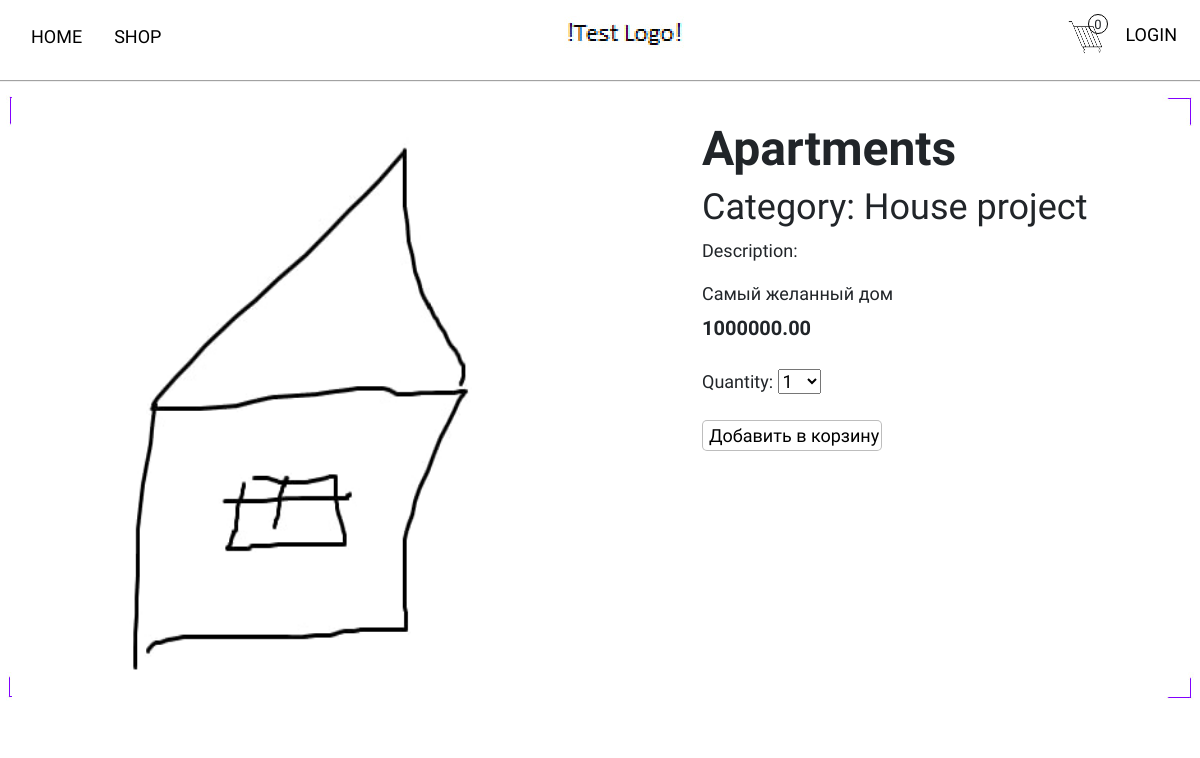
Page /shop/apartments/ on the committed database.
### core/models.py (models this page shows, shortened)
class Product(models.Model):
    category = models.ForeignKey(Category,
                                 related_name='products',
                                 on_delete=models.CASCADE)
    name = models.CharField(max_length=50)
    slug = models.SlugField(max_length=50)
    image = models.ImageField(upload_to='products/%Y/%m/%d',
                              blank=True)
    description = models.TextField(blank=True)
    price = models.DecimalField(max_digits=10,
                                decimal_places=2)
    available = models.BooleanField(default=True)
    created = models.DateTimeField(auto_now_add=True)
    updated = models.DateTimeField(auto_now=True)
    discount = models.DecimalField(default=0.00,
                                   max_digits=4,
                                   decimal_places=2)
    class Meta:
        ordering = ['name']
        indexes = [
            models.Index(fields=['id', 'slug']),
            models.Index(fields=['name']),
            models.Index(fields=['-created'])
        ]
        verbose_name = 'Продукт'
        verbose_name_plural = 'Продукты'

class Category(models.Model):
    name = models.CharField(max_length=20,
                            unique=True)
    slug = models.SlugField(max_length=20,
                            unique=True)
    class Meta:
        ordering = ['name']
        indexes = [models.Index(fields=['name'])]
        verbose_name = 'Категория'
        verbose_name_plural = 'Категории'
    def __str__(self):
        return self.name

### core/views.py (the view)
# urls.py: path('shop/<slug:slug>/', views.product_detail, name='product_detail'),
def product_detail(request, slug):
    product = get_object_or_404(Product,
                                slug=slug,
                                available=True)
    cart_product_form = CartAddProductForm
    return render(request,
                  'core/product/detail.html',
                  {'product': product,
                           'cart_product_form':cart_product_form})

### cart/cart.py (called while the page is built)
    def __len__(self):
        return sum(item['quantity'] for item in self.cart.values())

### cart/context_processors.py (called while the page is built)
def cart(request):
    return {'cart': Cart(request)}

### core/templates/core/product/detail.html (shortened to what this page needs)
{% extends  'core/base.html' %}
{% load static %}
{% block content %}
    <div class="detail-product d-flex">
        <div class="detail-img">
            <img src="{% if product.image %}{{ product.image.url }}{% else %}{% static 'img/noimage.png' %}{% endif %}" alt="" class="detail-image">
        </div>
        <div class="detail-description">
            <h2>{{ product.name }}</h2>
            <h3>Category: {{ product.category}} </h3>
            <p>Description: {{ product.description|linebreaks }}</p>
            {% if product.discount %}
                    <div class="cart-discount d-flex gap-2">
                        <p class="line">{{product.price}}</p>
                        <p>{{product.sell_price}}</p>
                    </div>
                {% else %}
                    <p class="price">{{ product.price }}</p>
            {% endif %}
            <form action="{% url 'cart:cart_add' product.id %}" class="qform" method="post">
                <div class="cart-form">
                    {{ cart_product_form }}
                </div>
                <input type="submit" class="add-to-cart-btn" value="Добавить в корзину">
            </form>
        </div>
    </div>
{% endblock content %}

### core/static/css/base.css (style rules this page uses)
:root { --box-shadow: 0px 1px 1px rgba(0, 0, 0, 0.363); }
body { font-family: "Story Script", sans-serif; font-size: 18px; padding: 0; margin: 0; overflow-x: hidden; }
h2 { font-size: 48px; font-weight: 600; }
h3 { font-size: 36px; }
.price { font-size: 20px; font-weight: 700; margin-top: -10px; }
.detail-image { width: 650px; height: 650px; }
.detail-product { margin-top 80px; }
.detail-description { margin-left: 40px; margin-top: 40px; }
.cart-form { margin-top: 25px; }
.add-to-cart-btn { display: flex; align-items: center; justify-content: center; width: 180px; height: 50 pxl; border: 1px solid #00000042; border-radius: 5px; margin: 0; transition: all 0.5s ease; background-color: #fff; margin-top: 25px; }

### rows in the picture
Product: image (picture), name "Apartments", category "House project", description "Самый желанный дом", price "1000000.00"
